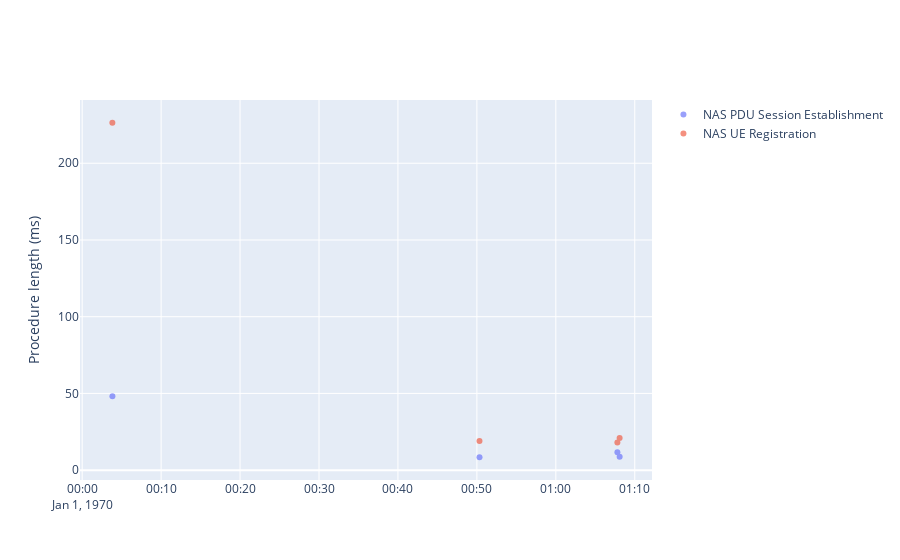

The notebook cell this image was saved under:
### Code cell
plot_data = trace_plotting.generate_scatterplots_for_wireshark_traces(
    procedure_df, 
    filter_column='name', 
    datetime_column='start_datetime', 
    summary_column='length_ms', 
    protocol_column='name', 
    frame_number_column='start_frame', 
    auto_color=True,
    y_unit='ms',
    hide_series=False,
    opacity=0.65)
fig = go.Figure(data=plot_data)
fig.update_yaxes(title_text='Procedure length (ms)')
fig.show()

fig.write_html(output_name_files + '_procedure_timeline.html')

### Figure 1 — Plotly figure (JSON) as saved in the notebook; plotly's stock layout.template omitted (floating-point values rounded to 4 significant figures)
{"data": [{"hovertemplate": "%{text}, %{y}ms", "mode": "markers", "name": "NAS PDU Session Establishment", "opacity": 0.65, "showlegend": true, "text": ["Frame 27986, 00:50:20.010", "Frame 37349, 01:08:05.180", "Frame 37210, 01:07:48.047", "Frame 2191, 00:03:49.691"], "type": "scatter", "x": ["1970-01-01T00:50:20.010850", "1970-01-01T01:08:05.180349", "1970-01-01T01:07:48.047946", "1970-01-01T00:03:49.691655"], "y": [8.402, 8.763, 11.66, 48.11]}, {"hovertemplate": "%{text}, %{y}ms", "mode": "markers", "name": "NAS UE Registration", "opacity": 0.65, "showlegend": true, "text": ["Frame 37200, 01:07:47.799", "Frame 27960, 00:50:19.788", "Frame 37340, 01:08:04.931", "Frame 2183, 00:03:49.261"], "type": "scatter", "x": ["1970-01-01T01:07:47.799919", "1970-01-01T00:50:19.788380", "1970-01-01T01:08:04.931854", "1970-01-01T00:03:49.261726"], "y": [17.97, 18.99, 20.93, 226.4]}], "layout": {"yaxis": {"title": {"text": "Procedure length (ms)"}}}}
